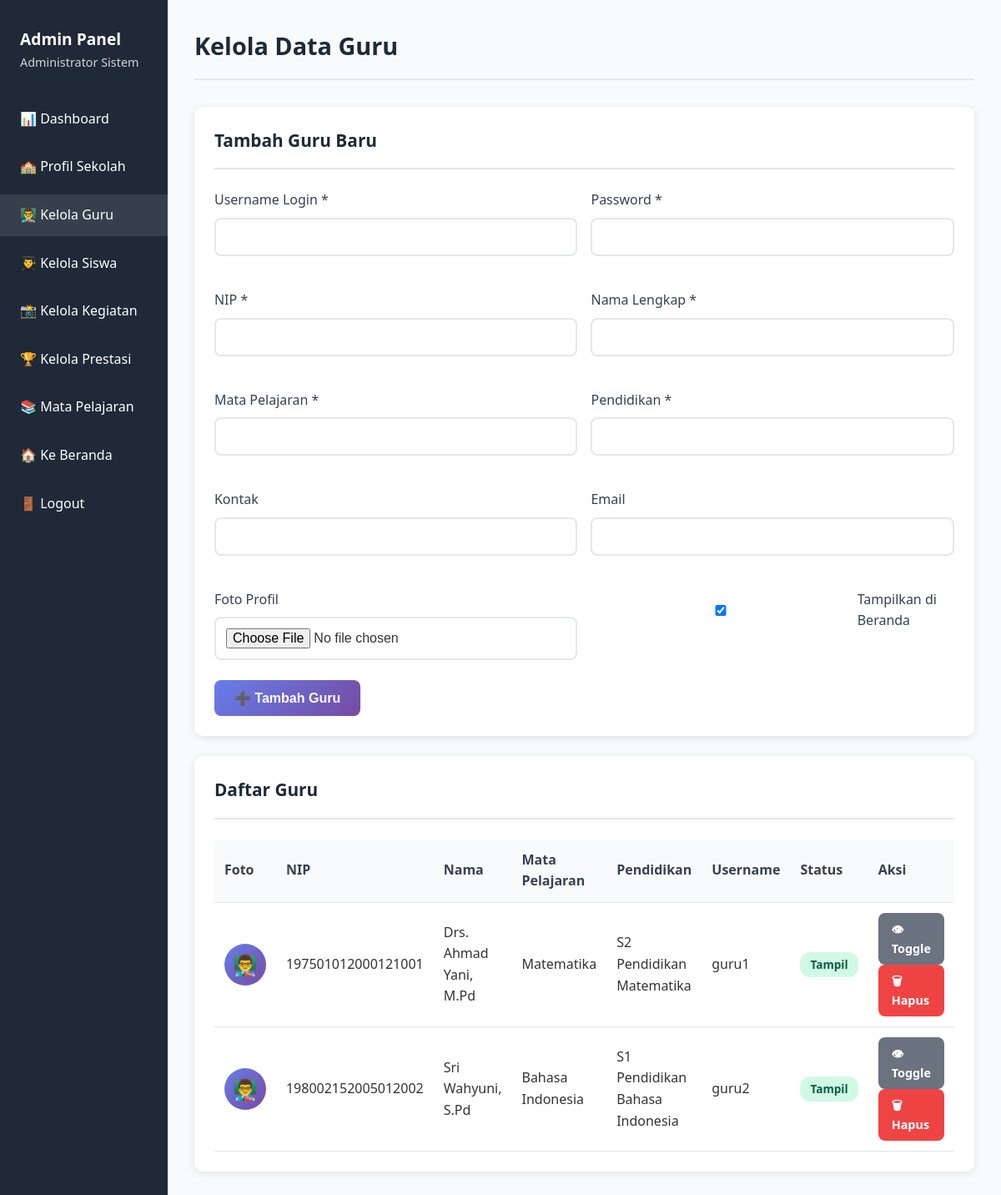
Screenshot of /sekolah/admin/kelola_guru.php (signed in) with the database file from the repository.
### tables this page shows
CREATE TABLE `guru` (
  `id` int(11) NOT NULL,
  `user_id` int(11) DEFAULT NULL,
  `nip` varchar(30) DEFAULT NULL,
  `nama` varchar(100) NOT NULL,
  `foto` varchar(255) DEFAULT NULL,
  `mata_pelajaran` varchar(50) DEFAULT NULL,
  `pendidikan` varchar(50) DEFAULT NULL,
  `kontak` varchar(20) DEFAULT NULL,
  `email` varchar(50) DEFAULT NULL,
  `tampil_di_beranda` tinyint(1) DEFAULT 1,
  `created_at` timestamp NOT NULL DEFAULT current_timestamp()
);

CREATE TABLE `users` (
  `id` int(11) NOT NULL,
  `username` varchar(50) NOT NULL,
  `password` varchar(255) NOT NULL,
  `role` enum('admin','guru','siswa') NOT NULL,
  `nama_lengkap` varchar(100) NOT NULL,
  `created_at` timestamp NOT NULL DEFAULT current_timestamp()
);

### sekolah/admin/kelola_guru.php (the view, shortened to what this page needs)
<?php
require_once '../config.php';
$guruQuery = $conn->query("SELECT g.*, u.username FROM guru g
                           LEFT JOIN users u ON g.user_id = u.id
                           ORDER BY g.created_at DESC");
?>
<!DOCTYPE html>
<html lang="id">
<head>
    <link rel="stylesheet" href="../css/style.css">
</head>
<body>
    <div class="dashboard">
        <aside class="sidebar">
            <div class="sidebar-header">
                <h3>Admin Panel</h3>
                <p style="font-size: 0.9rem; opacity: 0.8;"><?= $_SESSION['nama_lengkap'] ?></p>
            </div>
            <ul class="sidebar-menu">
                <li><a href="dashboard.php">📊 Dashboard</a></li>
                <li><a href="profil_sekolah.php">🏫 Profil Sekolah</a></li>
                <li><a href="kelola_guru.php" class="active">👨‍🏫 Kelola Guru</a></li>
                <li><a href="kelola_siswa.php">👨‍🎓 Kelola Siswa</a></li>
                <li><a href="kelola_kegiatan.php">📸 Kelola Kegiatan</a></li>
                <li><a href="kelola_prestasi.php">🏆 Kelola Prestasi</a></li>
                <li><a href="kelola_mapel.php">📚 Mata Pelajaran</a></li>
                <li><a href="../index.php">🏠 Ke Beranda</a></li>
                <li><a href="../logout.php">🚪 Logout</a></li>
            </ul>
        </aside>
        <main class="main-content">
            <div class="dashboard-header">
                <h1 class="dashboard-title">Kelola Data Guru</h1>
            </div>
            <div class="card">
                <div class="card-header">
                    <h2 class="card-title">Tambah Guru Baru</h2>
                </div>
                <form method="POST" enctype="multipart/form-data">
                    <div style="display: grid; grid-template-columns: 1fr 1fr; gap: 1rem;">
                        <div class="form-group">
                            <label>Username Login *</label>
                            <input type="text" name="username" required>
                        </div>
                        <div class="form-group">
                            <label>Password *</label>
                            <input type="password" name="password" required>
                        </div>
                        <div class="form-group">
                            <label>NIP *</label>
                            <input type="text" name="nip" required>
                        </div>
                        <div class="form-group">
                            <label>Nama Lengkap *</label>
                            <input type="text" name="nama" required>
                        </div>
                        <div class="form-group">
                            <label>Mata Pelajaran *</label>
                            <input type="text" name="mata_pelajaran" required>
                        </div>
                        <div class="form-group">
                            <label>Pendidikan *</label>
                            <input type="text" name="pendidikan" required>
                        </div>
                        <div class="form-group">
                            <label>Kontak</label>
                            <input type="text" name="kontak">
                        </div>
                        <div class="form-group">
                            <label>Email</label>
                            <input type="email" name="email">
                        </div>
                        <div class="form-group">
                            <label>Foto Profil</label>
                            <input type="file" name="foto" accept="image/*">
                        </div>
                        <div class="form-group">
                            <label style="display: flex; align-items: center; gap: 0.5rem;">
                                <input type="checkbox" name="tampil_di_beranda" checked>
                                Tampilkan di Beranda
                            </label>
                        </div>
                    </div>
                    <button type="submit" name="tambah_guru" class="btn btn-primary">➕ Tambah Guru</button>
                </form>
            </div>
            <div class="card">
                <div class="card-header">
                    <h2 class="card-title">Daftar Guru</h2>
                </div>
                <div class="table-responsive">
                    <table>
                        <thead>
                            <tr>
                                <th>Foto</th>
                                <th>NIP</th>
                                <th>Nama</th>
                                <th>Mata Pelajaran</th>
                                <th>Pendidikan</th>
                                <th>Username</th>
                                <th>Status</th>
                                <th>Aksi</th>
                            </tr>
                        </thead>
                        <tbody>
                            <?php while ($guru = $guruQuery->fetch_assoc()): ?>
                            <tr>
                                <td>
                                    <?php if ($guru['foto']): ?>
                                        <img src="<?= UPLOAD_DIR . htmlspecialchars($guru['foto']) ?>"
                                            style="width: 50px; height: 50px; border-radius: 50%; object-fit: cover;">
                                    <?php else: ?>
                                        <div style="width: 50px; height: 50px; border-radius: 50%; background: linear-gradient(135deg, #667eea 0%, #764ba2 100%); display: flex; align-items: center; justify-content: center; font-size: 1.5rem;">
                                            👨‍🏫
                                        </div>
                                    <?php endif; ?>
                                </td>
                                <td><?= $guru['nip'] ?></td>
                                <td><?= $guru['nama'] ?></td>
                                <td><?= $guru['mata_pelajaran'] ?></td>
                                <td><?= $guru['pendidikan'] ?></td>
                                <td><?= $guru['username'] ?></td>
                                <td>
                                    <?php if ($guru['tampil_di_beranda']): ?>
                                        <span class="badge badge-success">Tampil</span>
                                    <?php else: ?>
                                        <span class="badge badge-danger">Tersembunyi</span>
                                    <?php endif; ?>
                                </td>
                                <td>
                                    <a href="?toggle=<?= $guru['id'] ?>" class="btn btn-secondary" style="padding: 0.5rem 1rem; font-size: 0.9rem;">
                                        👁 Toggle
                                    </a>
                                    <a href="?hapus=<?= $guru['id'] ?>"
                                       onclick="return confirm('Yakin hapus guru ini?')"
                                       class="btn btn-danger"
                                       style="padding: 0.5rem 1rem; font-size: 0.9rem;">
                                        🗑 Hapus
                                    </a>
                                </td>
                            </tr>
                            <?php endwhile; ?>
                        </tbody>
                    </table>
                </div>
            </div>
        </main>
    </div>
</body>
</html>

### sekolah/css/style.css (style rules this page uses)
* { margin: 0; padding: 0; box-sizing: border-box; }
body { font-family: 'Segoe UI', Tahoma, Geneva, Verdana, sans-serif; line-height: 1.6; color: #333; background: #f5f5f5; }
.form-group { margin-bottom: 1.5rem; }
.form-group label { display: block; margin-bottom: 0.5rem; color: #374151; font-weight: 500; }
.form-group input, .form-group select, .form-group textarea { width: 100%; padding: 0.75rem; border: 2px solid #e5e7eb; border-radius: 8px; font-size: 1rem; transition: border-color 0.3s; }
.btn { padding: 0.75rem 1.5rem; border: none; border-radius: 8px; font-size: 1rem; font-weight: 600; cursor: pointer; transition: all 0.3s; text-decoration: none; display: inline-block; }
.btn-primary { background: linear-gradient(135deg, #667eea 0%, #764ba2 100%); color: white; }
.btn-secondary { background: #6b7280; color: white; }
.btn-danger { background: #ef4444; color: white; }
.dashboard { display: flex; min-height: 100vh; }
.sidebar { width: 260px; background: #1f2937; color: white; padding: 2rem 0; }
.sidebar-header { padding: 0 1.5rem; margin-bottom: 2rem; }
.sidebar-header h3 { font-size: 1.2rem; }
.sidebar-menu { list-style: none; }
.sidebar-menu li { margin-bottom: 0.5rem; }
.sidebar-menu a { display: block; padding: 0.75rem 1.5rem; color: white; text-decoration: none; transition: background 0.3s; }
.sidebar-menu a:hover, .sidebar-menu a.active { background: rgba(255,255,255,0.1); }
.main-content { flex: 1; padding: 2rem; background: #f9fafb; }
.dashboard-header { display: flex; justify-content: space-between; align-items: center; margin-bottom: 2rem; padding-bottom: 1rem; border-bottom: 2px solid #e5e7eb; }
.dashboard-title { font-size: 1.8rem; color: #1f2937; }
.card { background: white; border-radius: 10px; padding: 1.5rem; box-shadow: 0 2px 10px rgba(0,0,0,0.1); margin-bottom: 1.5rem; }
.card-header { display: flex; justify-content: space-between; align-items: center; margin-bottom: 1.5rem; padding-bottom: 1rem; border-bottom: 2px solid #e5e7eb; }
.card-title { font-size: 1.3rem; color: #1f2937; }
.table-responsive { overflow-x: auto; }
table { width: 100%; border-collapse: collapse; }
table th, table td { padding: 0.75rem; text-align: left; border-bottom: 1px solid #e5e7eb; }
table th { background: #f9fafb; font-weight: 600; color: #374151; }
.badge { display: inline-block; padding: 0.25rem 0.75rem; border-radius: 12px; font-size: 0.85rem; font-weight: 600; }
.badge-success { background: #d1fae5; color: #065f46; }

### rows the page displays
guru: nip "197501012000121001", nama "Drs. Ahmad Yani, M.Pd", mata_pelajaran "Matematika", pendidikan "S2 Pendidikan Matematika", user.username "guru1", tampil_di_beranda "Tampil"
guru: nip "198002152005012002", nama "Sri Wahyuni, S.Pd", mata_pelajaran "Bahasa Indonesia", pendidikan "S1 Pendidikan Bahasa Indonesia", user.username "guru2", tampil_di_beranda "Tampil"

### other values shown
$_SESSION['nama_lengkap'] "Administrator Sistem"
